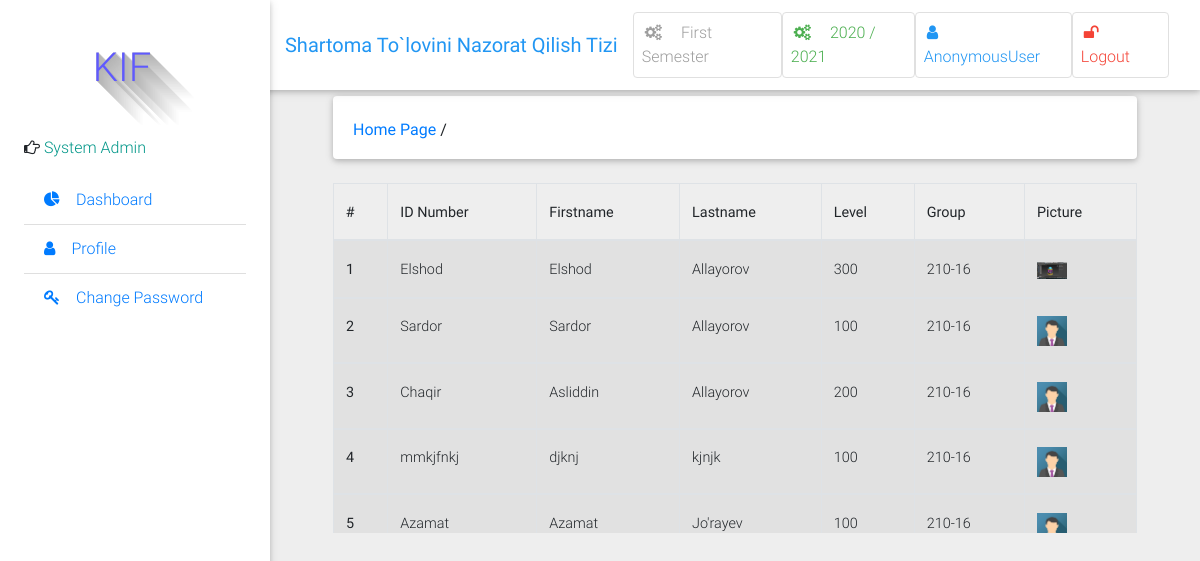
Screenshot of /group/1/students/ with the database file from the repository.
### result/models.py (models this page shows, shortened)
class Semester(models.Model):
    semester = models.CharField(max_length=10, choices=SEMESTER, blank=True)
    is_current_semester = models.BooleanField(default=False, blank=True, null=True)
    session = models.ForeignKey(Session, on_delete=models.CASCADE, blank=True, null=True)
    next_semester_begins = models.DateField(null=True, blank=True)
    def __str__(self):
        return self.semester

class Session(models.Model):
    session = models.CharField(max_length=200, unique=True)
    is_current_session = models.BooleanField(default=False, blank=True, null=True)
    next_session_begins = models.DateField(blank=True, null=True)
    def __str__(self):
        return self.session

class Student(models.Model):
    user = models.OneToOneField(User, on_delete=models.CASCADE)
    id_number = models.CharField(max_length=20, unique=True)
    is_contract = models.BooleanField(default=False)
    group = models.ForeignKey(Group, on_delete=models.CASCADE, related_name='students', default='1')
    level = models.CharField(choices=LEVEL, max_length=3)

class User(AbstractUser):
    is_student = models.BooleanField(default=False)
    is_lecturer = models.BooleanField(default=False)
    phone = models.CharField(max_length=60, blank=True, null=True)
    address = models.CharField(max_length=60, blank=True, null=True)
    picture = models.ImageField(upload_to="pictures/", blank=True, null=True)
    email = models.EmailField(blank=True, null=True)
    username_validator = ASCIIUsernameValidator()
    def get_picture(self):
        no_picture = settings.STATIC_URL + 'img/img_avatar.png'
        try:
            return self.picture.url
        except:
            return no_picture

class Group(models.Model):
    number = models.CharField(max_length=30, null=True, blank=True)
    major = models.CharField(max_length=100, null=True, blank=True)
    kurator = models.CharField(max_length=100, null=True, blank=True)
    def __str__(self):
        return self.number

### result/views.py (the view)
# urls.py: path('group/<int:pk>/students/', views.group_students, name="group_students"),
def group_students(request, pk):
    group = get_object_or_404(Group, pk=pk)
    return render (request, 'group/group_students.html', {'group':group})

### result/context_processors.py (called while the page is built)
def session_processor(request):
    current_session = Session.objects.get(is_current_session=True)
    return {"current_session": current_session}

def semester_processor(request):
    current_semester = Semester.objects.get(is_current_semester=True)
    return {"current_semester": current_semester}

### result/templates/group/group_students.html (shortened to what this page needs)
{% extends 'base.html' %}
{% block side_bar %}
    {% include 'partial_active_element.html' with active='group_list' %}
{% endblock %}
{% block content %}
	<div class="container-fluid mt-5">
            <div class="card mb-4 wow fadeIn">
                <div class="card-body d-sm-flex justify-content-between">
                    <h6 class="mb-2 mb-sm-0 pt-1">
                        <a href="/">Home Page</a>
                        <span>/</span>
                    </h6>
                </div>
            </div>
  <div class="table-wrapper-scroll-y">
  <table class="table table-bordered table-striped">
                     <thead>
                        <tr>
                          <th scope="col">#</th>
                          <th scope="col">ID Number</th>
                          <th scope="col">Firstname</th>
                          <th scope="col">Lastname</th>
                          <th scope="col">Level</th>
                          <th scope="col">Group</th>
                          <th scope="col">Picture</th>
                        </tr>
                    </thead>
                {% for student in group.students.all %}
                    <tbody>
                        <tr>
                          <th scope="row">{{ forloop.counter }}</th>
                          <td>{{ student.id_number }}</td>
                          <td>{{ student.user.first_name }}</td>
                          <td>{{ student.user.last_name }}</td>
                          <td>{{ student.level }}</td>
                          <td>{{ student.group }}</td>
                          <td><img width="30" src="{{ student.user.get_picture }}" alt="{{ staff.username }}'s image"></td>
                        </tr>
                {% endfor %}
                 </table>
            </div>
        </div>
        <br>
{% endblock %}

### result/templates/base.html (shortened to what this page needs)
{% load static %}
<!DOCTYPE html>
<html lang="en">
    <head>
        <link rel="stylesheet" href="https://maxcdn.bootstrapcdn.com/font-awesome/4.7.0/css/font-awesome.min.css">
        <link href="{% static 'css/bootstrap.min.css' %}" rel="stylesheet">
        <link href="{% static 'css/mdb.min.css' %}" rel="stylesheet">
        <link href="{% static 'css/style.css' %}" rel="stylesheet">
    </head>
    <body class="grey lighten-3">
    <header>
        <nav class="navbar fixed-top navbar-expand-lg navbar-light white scrolling-navbar">
            <div class="container-fluid">
                <a class="navbar-brand waves-effect" href="/">
                    <strong class="blue-text">Shartoma To`lovini Nazorat Qilish Tizimi</strong>
                </a>
                <div class="collapse navbar-collapse" id="navbarSupportedContent">
                    <ul class="navbar-nav nav-flex-icons">
                        <li class="nav-item">
                            <a href="{% if request.user.is_superuser %}{% url 'manage_semester' %}{% else %}#{% endif %}" class="nav-link border border-light grey-text rounded waves-effect">
                                <i class="fa fa-cogs mr-3"></i>{{ current_semester }} Semester
                            </a>
                        </li>
                        <li class="nav-item">
                            <a href="{% if request.user.is_superuser %}{% url 'manage_session' %}{% else %}#{% endif %}" class="nav-link border border-light green-text rounded waves-effect">
                                <i class="fa fa-cogs mr-3"></i>{{ current_session }}
                            </a>
                        </li>
                        <li class="nav-item">
                            <a href="{% url 'profile' %}" class="nav-link border border-light rounded waves-effect blue-text">
                                <i  class="fa fa-user mr-3"></i>{{ user|capfirst }}
                            </a>
                        </li>
                         <li class="nav-item">
                            <a href="/accounts/logout/" class="nav-link border border-light rounded waves-effect red-text">
                                <i class="fa fa-unlock mr-3"></i>Logout
                            </a>
                        </li>
                    </ul>
                </div>
            </div>
        </nav>
        <div class="sidebar-fixed position-fixed">
                <p style="margin-left: 30px;" id="icon" class="logo"> KIF </p>
                {% if request.user.is_lecturer %}
                <p><i class="fa fa-hand-o-right" aria-hidden="true"></i>
                    <span class="teal-text text-center"> Course Lecturer</span></p>
                {% elif request.user.is_student %}
                <p><i class="fa fa-hand-o-right" aria-hidden="true"></i>
                    <span class="teal-text text-center"> Student</span></p>
                {% else %}
                <p><i class="fa fa-hand-o-right" aria-hidden="true"></i>
                    <span class="teal-text text-center"> System Admin</span></p>
                {% endif %}
            <div class="dashboard">
            {% block side_bar %}{% endblock side_bar %}
            </div>
        </div>
    </header>
    <main class="pt-5 mx-lg-5">
        {% block content%} {% endblock %}
    </main>
    </body>
</html>

### result/static/css/style.css (style rules this page uses)
.sidebar-fixed { height: 100vh; width: 270px; -webkit-box-shadow: 0 2px 5px 0 rgba(0, 0, 0, 0.16), 0 2px 10px 0 rgba(0, 0, 0, 0.12); box-shadow: 0 2px 5px 0 rgba(0, 0, 0, 0.16), 0 2px 10px 0 rgba(0, 0, 0, 0.12); z-index: 1050; background-color: #fff; padding: 1.5rem; padding-top: 0; }
@media (min-width: 1200px) { .navbar, .page-footer, main { padding-left: 270px; } }
.logo { text-shadow: rgb(179, 179, 179) 0px 0px 0px, rgb(180, 180, 180) 1px 1px 0px, rgb(182, 182, 182) 2px 2px 0px, rgb(184, 184, 184) 3px 3px 0px, rgb(185, 185, 185) 4px 4px 0px, rgb(187, 187, 187) 5px 5px 0px, rgb(189, 189, 189) 6px 6px 0px, rgb(190, 190, 190) 7px 7px 0px, rgb(192, 192, 192) 8px 8px 0px, rgb(194, 194, 194) 9px 9px 0px, rgb(195, 195, 195) 10px 10px 0px, rgb(197, 197, 197) 11px 11px 0px, rgb(199, 199, 199) 12px 12px 0px, rgb(201, 201, 201) 13px 13px 0px, rgb(202, 202, 202) 14px 14px 0px, rgb(204, 204, 204) 15px 15px 0px, rgb(206, 206, 206) 16px 16px 0px, rgb(207, 207, 207) 17px 17px 0px, rgb(209, 209, 209) 18px 18px 0px, rgb(211, 211, 211) 19px 19px 0px, rgb(212, 212, 212) 20px 20px 0px, rgb(214, 214, 214) 21px 21px 0px, rgb(216, 216, 216) 22px 22px 0px, rgb(218, 218, 218) 23px 23px 0px, rgb(219, 219, 219) 24px 24px 0px, rgb(221, 221, 221) 25px 25px 0px, rgb(223, 223, 223) 26px 26px 0px, rgb(224, 224, 224) 27px 27px 0px, rgb(226, 226, 226) 28px 28px 0px, rgb(228, 228, 228) 29px 29px 0px, rgb(230, 230, 230) 30px 30px 0px, rgb(231, 231, 231) 31px 31px 0px, rgb(233, 233, 233) 32px 32px 0px, rgb(235, 235, 235) 33px 33px 0px, rgb(236, 236, 236) 34px 34px 0px, rgb(238, 238, 238) 35px 35px 0px, rgb(240, 240, 240) 36px 36px 0px, rgb(241, 241, 241) 37px 37px 0px, rgb(243, 243, 243) 38px 38px 0px, rgb(245, 245, 245) 39px 39px 0px, rgb(247, 247, 247) 40px 40px 0px, rgb(248, 248, 248) 41px 41px 0px, rgb(250, 250, 250) 42px 42px 0px, rgb(252, 252, 252) 43px 43px 0px, rgb(253, 253, 253) 44px 44px 0px; font-size: 40px; color: rgb(95, 89, 255); height: 120px; width: 136px; line-height: 136px; border-radius: ; text-align: center; background-color: rgb(255, 255, 255); }

### result/templates/base.html (style rules this page uses)
.dashboard { display: block; max-height: 500px; overflow-y: auto; -ms-overflow-style: -ms-autohiding-scrollbar; }

### result/templates/group/group_students.html (style rules this page uses)
.table-wrapper-scroll-y { display: block; max-height: 350px; overflow-y: auto; -ms-overflow-style: -ms-autohiding-scrollbar; }

### rows the page displays
Semester: semester "First"
Session: session "2020 / 2021"
Student: id_number "Elshod", user.first_name "Elshod", user.last_name "Allayorov", level "300", group "210-16", user.get_picture (picture)
Student: id_number "Sardor", user.first_name "Sardor", user.last_name "Allayorov", level "100", group "210-16"
Student: id_number "Chaqir", user.first_name "Asliddin", user.last_name "Allayorov", level "200", group "210-16"
Student: id_number "mmkjfnkj", user.first_name "djknj", user.last_name "kjnjk", level "100", group "210-16"
Student: id_number "Azamat", user.first_name "Azamat", user.last_name "Jo'rayev", level "100", group "210-16"

### other values shown
{{ user|capfirst }} "AnonymousUser"
